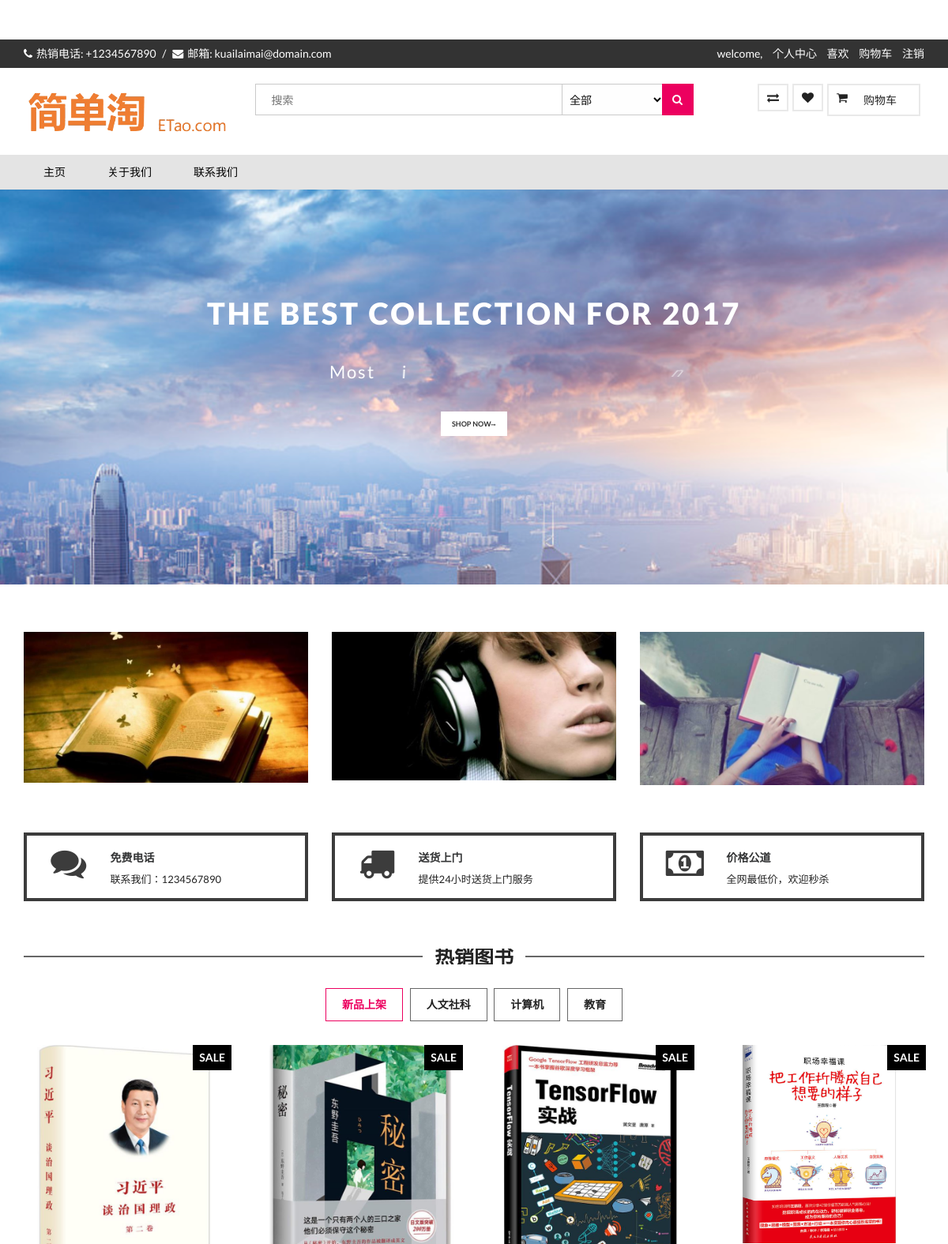
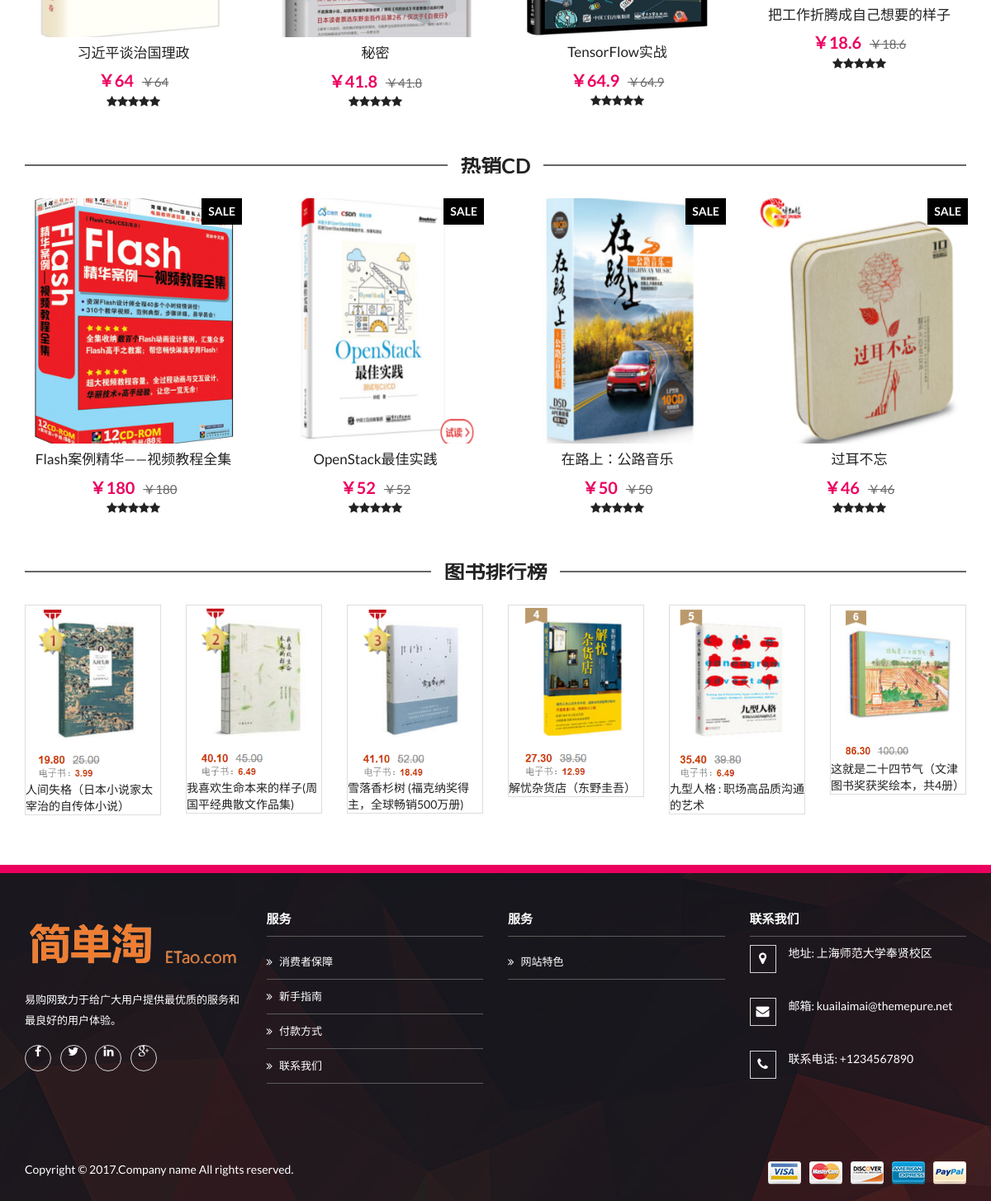
The app's page /index2 with its own data (2 pictures, top to bottom).
### tables this page shows
CREATE TABLE "product" (
	`id`	INTEGER PRIMARY KEY AUTOINCREMENT,
	`type`	TEXT,
	`name`	TEXT,
	`price`	TEXT,
	`quantity`	INTEGER,
	`image`	TEXT,
	`des`	TEXT,
	`type1`	TEXT
);

### manage.py (the view)
@app.route('/index2')
def index2():
    book_list_new = Production.query_by_type_type1("图书", "新品上架")
    session.book_list_new = book_list_new
    book_list_social = Production.query_by_type_type1("图书", "人文社科")
    session.book_list_social = book_list_social
    book_list_computer = Production.query_by_type_type1("图书", "计算机")
    session.book_list_computer = book_list_computer
    book_list_education = Production.query_by_type_type1("图书", "教育")
    session.book_list_education = book_list_education
    disk_list = Production.query_by_type("CD")
    session.disk_list = disk_list
    return render_template('index2.html')

### models.py (called while the page is built)
def get_conn():
    return sqlite3.connect("easytao.db")

    @staticmethod
    def query_by_type(type):
        sql = "select * from product where type ='"+str(type)+"'"
        conn = get_conn()
        cursor = conn.cursor()
        rows = cursor.execute(sql)
        list = []
        for row in rows:
            list.append(row)
        conn.commit()
        cursor.close()
        conn.close()
        return list

    def query_by_type_type1(type,type1):
        sql = "select * from product where type ='"+str(type)+"' and type1='"+str(type1)+"'"
        conn = get_conn()
        cursor = conn.cursor()
        rows = cursor.execute(sql)
        list = []
        for row in rows:
            list.append(row)
        conn.commit()
        cursor.close()
        conn.close()
        return list

### templates/index2.html (shortened to what this page needs)
﻿<!doctype html>
<html class="no-js" lang="en">
<head>
<link rel="stylesheet" href="/static/css/bootstrap.min.css">
<link rel="stylesheet" href="/static/css/animate.css">
<link rel="stylesheet" href="/static/css/jquery-ui.min.css">
<link rel="stylesheet" href="/static/css/meanmenu.min.css">
<link rel="stylesheet" type="text/css" href="/static/lib/rs-plugin/css/settings.css" media="screen" />
<link rel="stylesheet" href="/static/css/owl.carousel.css">
<link rel="stylesheet" href="/static/css/font-awesome.min.css">
<link rel="stylesheet" href="/static/css/style.css">
<link rel="stylesheet" href="/static/css/responsive.css">
</head>
<br>
<body>
<div class="header-top-area hidden-xs">
	<div class="container">
		<div class="row">
			<div class="col-lg-6 col-md-6 col-sm-4">
				<div class="welcome">
					<span class="phone">热销电话: +1234567890</span> <span class="hidden-sm">/</span>
					<span class="email hidden-sm">邮箱: kuailaimai@domain.com</span>
				</div>
			</div>
			<div class="col-lg-6 col-md-6 col-sm-8">
				<div class="top-menu">
					<ul>welcome,{{ session.username }}
						<li><a href="/customer_manage/user_name={{session.username}}">个人中心</a></li>
						<li><a href="#">喜欢</a></li>
						<li><a href="{{ url_for('.carted') }}">购物车</a></li>
						<li><a href="{{ url_for('.index') }}">注销</a></li>
					</ul>
				</div>
			</div>
		</div>
	</div>
</div>
<div class="sticky-wrapper">
	<header>
		<div class="header-bottom-area">
			<div class="container">
				<div class="row">
					<div class="col-lg-3 col-md-3 col-sm-3 col-xs-12">
						<div class="logo">
							<a href="index.html"><img src="/static/img/logo/logo.png" alt="" /></a>
						</div>
					</div>
					<div class="col-lg-6 col-md-5 col-sm-5 col-xs-6 hidden-xs">
						<div class="header-search">
							<select>
								<option value="0">全部</option>
							</select>
							<input type="text" placeholder="搜索" />
							<button><i class="fa fa-search"></i></button>
						</div>
					</div>
					<div class="col-lg-3 col-md-4 col-sm-4 col-xs-12 float-right account-wrap">
						<div class="my-account-holder float-right">
							<div class="total-cart my-account-title" data-toggle="my-cart">
								<div class="user-icon float-left">
									<i class="fa fa-shopping-cart" aria-hidden="true"></i>
								</div>
								<div class="float-left cart-link">
									<a href="{{ url_for('carted') }}">购物车</a>
								</div>
								<div class="clearfix"></div>
							</div>
						</div>
						<div class="my-account-holder float-right">
							<div class="my-account-title">
								<div class="user-icon float-left">
									<i class="fa fa-heart" aria-hidden="true"></i>
								</div>
								<div class="clearfix"></div>
							</div>
						</div>
						 <div class="my-account-holder float-right">
							<div class="my-account-title">
								<div class="user-icon float-left">
									<i class="fa fa-exchange" aria-hidden="true"></i>
								</div>
								<div class="clearfix"></div>
							</div>
						</div>
					</div>
				</div>
			</div>
		</div>
		<div class="main-menu-area hidden-xs">
			<div class="container">
				<div class="row">
					<div class="col-lg-12 col-md-12 col-sm-12">
						<div class="main-menu">
							<nav>
								<ul>
								    <li><a href="{{ url_for('.index2') }}">主页</a></li>
									<li><a href="{{ url_for('.about') }}">关于我们</a></li>
									<li><a href="{{ url_for('.contact') }}">联系我们</a></li>
								</ul>
							</nav>
						</div>
					</div>
				</div>
			</div>
		</div>
	</header>
</div>
<div class="slider-wrap">
	<div class="fullwidthbanner-container">
		<div class="fullwidthbanner">
			<ul>
				<li data-transition="fade" data-slotamount="7" data-masterspeed="300" data-saveperformance="on">
					<div class="tp-caption skewfromrightshort skewtorightshort tp-resizeme" data-x="center"
						data-hoffset="0" data-y="center" data-voffset="-150" data-speed="500" data-start="500"
						data-easing="Power4.easeOut" data-splitin="none" data-splitout="none" data-elementdelay="0.01"
						data-endelementdelay="0.1" data-endspeed="500" data-endeasing="Power4.easeIn"
						style="z-index: 5; color: #fff; text-align: left !important; line-height: 100%;
						font-size: 60px; letter-spacing: 6px; text-transform: uppercase; font-weight: 900;">
						the best collection for 2017
					</div>
					<div class="tp-caption skewfromrightshort skewtorightshort tp-resizeme splitted"
						data-x="center" data-hoffset="0" data-y="center" data-voffset="-30" data-speed="500"
						data-start="1300" data-easing="Power4.easeInOut" data-splitin="chars" data-splitout="none"
						data-elementdelay="0.1" data-endelementdelay="0.1" data-endspeed="500" style="z-index: 4;
						font-size: 35px; line-height: 30px; text-transform: none; font-weight: 400; letter-spacing: 4px;
						color: #fff; text-align: right !important; max-width: auto; max-height: auto;
						white-space: nowrap;">
					</div>
					<div class="tp-caption tp-fade fadeout tp-resizeme" data-x="center" data-hoffset="0"
						data-y="center" data-voffset="75" data-customin="x:0;y:0;z:0;rotationX:0;rotationY:0;rotationZ:0;scaleX:0;scaleY:0;skewX:0;skewY:0;opacity:0;transformPerspective:600;transformOrigin:50% 50%;"
						data-speed="500" data-start="1500" data-easing="Power3.easeInOut" data-splitin="none"
						data-splitout="none" data-elementdelay="0.05" data-endelementdelay="0.1" data-endspeed="500"
						style="z-index: 7;">
						<a class="btn btn-default btn-icon" style="font-size: 15px; text-align: left !important;
							padding: 12px 22px; font-weight: bold; color: #313131; text-transform: uppercase;
							line-height: 24px;" href="#">Shop Now<i class="fa fa-long-arrow-right"></i></a>
					</div>
				</li>
			</ul>
		</div>
	</div>
</div>
<div class="banner-area">
	<div class="container">
		<div class="row">
			<div class="col-lg-4 col-md-4 col-sm-4">
				<a href="#">
					<div class="single-banner">
						<img src="/static/img/banner/2.jpg" alt="" />
					</div>
				</a>
			</div>
			<div class="col-lg-4 col-md-4 col-sm-4">
				<a href="#">
					<div class="single-banner">
						<img src="/static/img/banner/3.jpg" alt="" />
					</div>
				</a>
			</div>
			<div class="col-lg-4 col-md-4 col-sm-4">
				<a href="#">
					<div class="single-banner">
						<img src="/static/img/banner/5.jpg" alt="" />
					</div>
				</a>
			</div>
		</div>
	</div>
</div>
<div class="service-area pad-top">
	<div class="container">
		<div class="row">
			<div class="col-lg-4 col-md-4 col-sm-6">
				<div class="single-service">
					<div class="service-icon">
						<i class="fa fa-comments"></i>
					</div>
					<div class="service-text">
						<h2>
							免费电话</h2>
						<p>
							联系我们：1234567890</p>
					</div>
				</div>
			</div>
			<div class="col-lg-4 col-md-4 col-sm-6">
				<div class="single-service">
					<div class="service-icon">
						<i class="fa fa-truck"></i>
					</div>
					<div class="service-text">
						<h2>
							送货上门</h2>
						<p>
							提供24小时送货上门服务</p>
					</div>
				</div>
			</div>
			<div class="col-lg-4 col-md-4 hidden-sm">
				<div class="single-service">
					<div class="service-icon">
						<i class="fa fa-money"></i>
					</div>
					<div class="service-text">
						<h2>
							价格公道</h2>
						<p>
							全网最低价，欢迎秒杀</p>
					</div>
				</div>
			</div>
		</div>
	</div>
</div>
<div class="features-area pad-60">
	<div class="container">
		<div class="row">
			<div class="col-lg-12">
				<div class="section-title text-center">
					<h2>
						热销图书</h2>
				</div>
			</div>
		</div>
		<div class="row">
			<div class="col-lg-12">
				<div class="product-tab">
					<ul class="tab-menu" role="tablist">
						<li role="presentation" class="active"><a href="#home" aria-controls="home" role="tab"
							data-toggle="tab">新品上架</a></li>
						<li role="presentation"><a href="#men" aria-controls="men" role="tab" data-toggle="tab">
							人文社科</a></li>
						<li role="presentation"><a href="#women" aria-controls="women" role="tab" data-toggle="tab">
							计算机</a></li>
						<li role="presentation"><a href="#kids" aria-controls="kids" role="tab" data-toggle="tab">
							教育</a></li>
					</ul>
					<div class="tab-content">
						<div role="tabpanel" class="tab-pane active" id="home">
							<div class="row">
								<div class="product-curosel">
                                    {% for data in session.book_list_new %}
									   <div class="col-lg-12">
										<div class="single-product">
											<div class="product-img">
												<a href="single-product.html">
													<img class="primary-img" src="/static/img/product/{{ data[5] }}" alt="" />
													<img class="secondary-img" src="/static/img/product/{{ data[5] }}" alt="" />
												</a><span class="sale">sale</span>
											</div>
											<div class="product-info">
												<h3><a href="#">{{ data[2] }}</a></h3>
												<div class="pro-price">
													<span class="normal">￥{{ data[3] }}</span> <span class="old">￥{{ data[3] }}</span>
												</div>
												<div class="pro-rating">
													<i class="fa fa-star"></i><i class="fa fa-star"></i><i class="fa fa-star"></i><i
														class="fa fa-star"></i><i class="fa fa-star"></i>
												</div>
											</div>
										</div>
									</div>
                                    {% endfor %}
								</div>
							</div>
						</div>
					</div>
				</div>
			</div>
		</div>
	</div>
</div>
<div class="new-product-area pad-bottom">
	<div class="container">
		<div class="row">
			<div class="col-lg-12">
				<div class="section-title text-center">
					<h2>
						热销CD</h2>
				</div>
			</div>
		</div>
		<div class="row">
			<div class="product-curosel">
                {%for disk in session.disk_list%}
                    <div class="col-lg-12">
                        <div class="single-product">
                            <div class="product-img">
                                <a href="#">
                                    <img class="primary-img" src="/static/img/product/{{ disk[5] }}" alt="" />
                                    <img class="secondary-img" src="/static/img/product/{{disk[5]}}" alt="" />
                                </a><span class="sale">sale</span>
                            </div>
                            <div class="product-info">
                                <h3>
                                    <a href="#">{{disk[2]}}</a></h3>
                                <div class="pro-price">
                                    <span class="normal">￥{{ disk[3] }}</span> <span class="old">￥{{ disk[3] }}</span>
                                </div>
                                <div class="pro-rating">
                                    <i class="fa fa-star"></i><i class="fa fa-star"></i><i class="fa fa-star"></i><i
                                        class="fa fa-star"></i><i class="fa fa-star"></i>
                                </div>
                            </div>
                        </div>
                    </div>
                {% endfor %}
			</div>
		</div>
	</div>
</div>
<div class="brand-area pad-bottom">
	<div class="container">
		<div class="row">
			<div class="col-lg-12">
				<div class="section-title text-center">
					<h2>
						图书排行榜
					</h2>
				</div>
			</div>
		</div>
		<div class="row">
			<div class="brand-carousel">
				<div class="col-lg-12">
					<div class="single-brand">
						<a href="#">
							<img src="/static/img/brand/1.png" alt="人间失格（日本小说家太宰治的自传体小说）" />人间失格（日本小说家太宰治的自传体小说）</a>
					</div>
				</div>
				<div class="col-lg-12">
					<div class="single-brand">
						<a href="#">
							<img src="/static/img/brand/2.png" alt="" />我喜欢生命本来的样子(周国平经典散文作品集)</a>
					</div>
				</div>
				<div class="col-lg-12">
					<div class="single-brand">
						<a href="#">
							<img src="/static/img/brand/3.png" alt="" />雪落香杉树 (福克纳奖得主，全球畅销500万册)</a>
					</div>
				</div>
				<div class="col-lg-12">
					<div class="single-brand">
						<a href="#">
							<img src="/static/img/brand/4.png" alt="" />解忧杂货店（东野圭吾）</a>
					</div>
				</div>
				<div class="col-lg-12">
					<div class="single-brand">
						<a href="#">
							<img src="/static/img/brand/5.png" alt="" />九型人格 : 职场高品质沟通的艺术</a>
					</div>
				</div>
				<div class="col-lg-12">
					<div class="single-brand">
						<a href="#">
							<img src="/static/img/brand/6.png" alt="" />这就是二十四节气（文津图书奖获奖绘本，共4册）</a>
					</div>
				</div>
			</div>
		</div>
	</div>
</div>
<footer>
		<div class="footer-top-area">
			<div class="container">
				<div class="row">
					<div class="col-lg-3 col-md-3 col-sm-4">
						<div class="footer-widget">
							<img src="/static/img/logo/logo.png" alt="" />
							<p>易购网致力于给广大用户提供最优质的服务和最良好的用户体验。</p>
							<div class="widget-icon">
								<a href="#"><i class="fa fa-facebook"></i></a>
								<a href="#"><i class="fa fa-twitter"></i></a>
								<a href="#"><i class="fa fa-linkedin"></i></a>
								<a href="#"><i class="fa fa-google-plus"></i></a>
							</div>
						</div>
					</div>
					<div class="col-lg-3 col-md-3 hidden-sm">
						<div class="footer-widget">
							<h3>服务</h3>
							<ul class="footer-menu">
								<li><a href="#">消费者保障</a></li>
								<li><a href="#">新手指南</a></li>
								<li><a href="#">付款方式</a></li>
								<li><a href="#">联系我们</a></li>
							</ul>
						</div>
					</div>
					<div class="col-lg-3 col-md-3 hidden-sm">
						<div class="footer-widget">
							<h3>服务</h3>
							<ul class="footer-menu">
								<li><a href="#">网站特色</a></li>
							</ul>
						</div>
					</div>
					<div class="col-lg-3 col-md-3 col-sm-4">
						<div class="footer-widget">
							<h3>联系我们</h3>
							<ul class="footer-contact">
								<li>
									<i class="fa fa-map-marker"> </i>
									地址: 上海师范大学奉贤校区
								</li>
								<li>
									<i class="fa fa-envelope"> </i>
									邮箱: kuailaimai@themepure.net
								</li>
								<li>
									<i class="fa fa-phone"> </i>
									联系电话: +1234567890
								</li>
							</ul>
						</div>
					</div>
				</div>
			</div>
		</div>
		<div class="footer-bottom-area">
			<div class="container">
				<div class="row">
					<div class="col-lg-6 col-md-6 col-sm-6">
						<div class="copyright">
							<p>Copyright &copy; 2017.Company name All rights reserved.</p>
						</div>
					</div>
					<div class="col-lg-6 col-md-6 col-sm-6">
						<div class="payment-img">
							<img src="/static/img/payment.png" alt="" />
						</div>
					</div>
				</div>
			</div>
		</div>
	</footer>
</body>
</html>

### records on screen
product: image (picture), name "习近平谈治国理政", price "64"
product: image (picture), name "秘密", price "41.8"
product: image (picture), name "TensorFlow实战", price "64.9"
product: image (picture), name "把工作折腾成自己想要的样子", price "18.6"
product: image (picture), name "Flash案例精华——视频教程全集", price "180"
product: image (picture), name "OpenStack最佳实践", price "52"
product: image (picture), name "在路上：公路音乐", price "50"
product: image (picture), name "过耳不忘", price "46"
